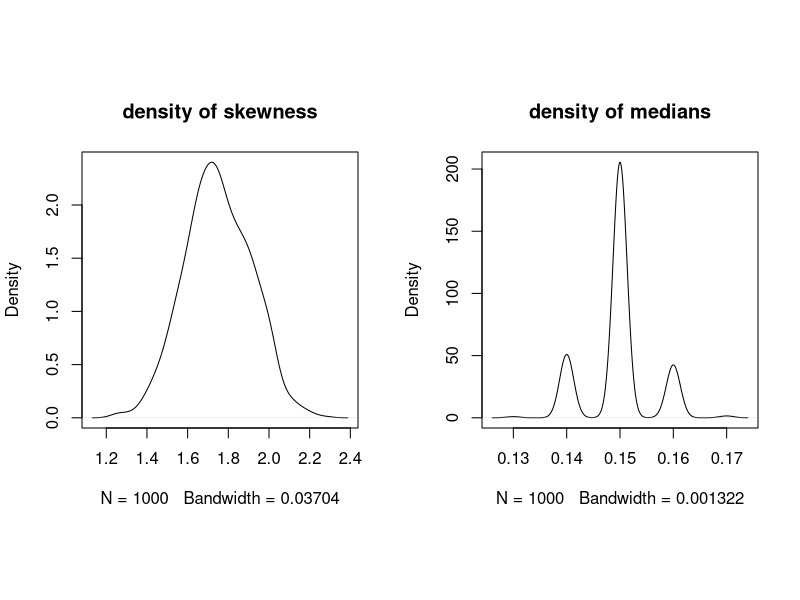

This chart was generated by the following R code: (Note: this script raises an error after producing the figure.)
## ---- chunk 1
knitr::opts_chunk$set(echo = TRUE)
library(tidyverse)
## ---- chunk 2
# Import dataset
nerve = read.table("nerve.dat", fill = T)
nerve = unlist(nerve) %>% na.omit() %>% as.numeric()
# Examine the sample size
sample_size = length(nerve); sample_size
## ---- chunk 3
# Define the function of skewness
skew.function = function(x) {
  mean((x - mean(x))^3)/mean((x - mean(x))^2)^(3/2)
}

# Calculate the skewness point estimate for nerve
nerve.skew = skew.function(nerve); nerve.skew

# Check the median of nerve
nerve.median = median(nerve); nerve.median

# Bootstrap
set.seed(1029)
n.boot = 1000
skewness = numeric(n.boot)
medians = numeric(n.boot)
for (i in 1:n.boot) {
  sample.data = sample(nerve, size = sample_size, replace = T)
  skewness[i] = skew.function(sample.data)
  medians[i] = median(sample.data)
}
par(mfrow = c(1, 2), pty = "s")
plot(density(skewness), main = "density of skewness")
plot(density(medians), main = "density of medians")
## ---- chunk 4
# Calculate CI for skewness
skewness.ci.normal = c(
  low = nerve.skew + qnorm(0.025)*sd(skewness),
  high = nerve.skew + qnorm(0.975)*sd(skewness),
  length = qnorm(0.975)*sd(skewness) - qnorm(0.025)*sd(skewness)
)

skewness.ci.pivot = c(
  low = 2*nerve.skew - quantile(skewness, 0.975),
  high = 2*nerve.skew - quantile(skewness, 0.025),
  length = -quantile(skewness, 0.025) + quantile(skewness, 0.975)
)

skewness.ci.percentile = c(
  low = quantile(skewness, 0.025),
  high = quantile(skewness, 0.975),
  length = quantile(skewness, 0.975) - quantile(skewness, 0.025)
)
rbind(skewness.ci.normal, skewness.ci.pivot, skewness.ci.percentile) %>% as.data.frame() %>% knitr::kable()

# Calculate CI for medians
median.ci.normal = c(
  low = nerve.median + qnorm(0.025)*sd(medians),
  high = nerve.median + qnorm(0.975)*sd(medians),
  length = qnorm(0.975)*sd(medians) - qnorm(0.025)*sd(medians)
)
median.ci.pivot = c(
  low = 2*nerve.median - quantile(medians, 0.975),
  high = 2*nerve.median - quantile(medians, 0.025),
  length = -quantile(medians, 0.025) + quantile(medians, 0.975)
)

median.ci.percentile = c(
  low = quantile(medians, 0.025),
  high = quantile(medians, 0.975),
  length = quantile(medians, 0.975) - quantile(medians, 0.025)
)
rbind(median.ci.normal, median.ci.pivot, median.ci.percentile) %>% as.data.frame() %>% knitr::kable()

## ---- chunk 5
# Import data
treatments = data.frame(placebo = c( 9243,  9671, 11792, 13357,  9055,  6290, 12412, 18806),
                            old = c(17649, 12013, 19979, 21816, 13850,  9806, 17208, 29044),
                            new = c(16449, 14614, 17274, 23798, 12560, 10157, 16570, 26325))

treatments$`old-placebo` = treatments$old - treatments$placebo
treatments$`new-old` = treatments$new - treatments$old
treatments %>% knitr::kable()

sample.size = nrow(treatments)

# Define function of bioequivalence
theta = function(y, z) {
  mean(y)/mean(z)
}
theta_abs = function(y, z) {
  abs(mean(y)/mean(z))
}
z = treatments$`old-placebo`
y = treatments$`new-old`

theta.estimate = theta_abs(y, z); theta.estimate
## ---- chunk 6
# Bootstrap
set.seed(1029)
n.boot = 1000
theta_boot = numeric(n.boot)
theta_abs_boot = numeric(n.boot)
for (i in 1:n.boot) {
  row_n = sample(1:sample.size, size = sample_size, replace = T)
  theta_boot[i] = theta()
}
